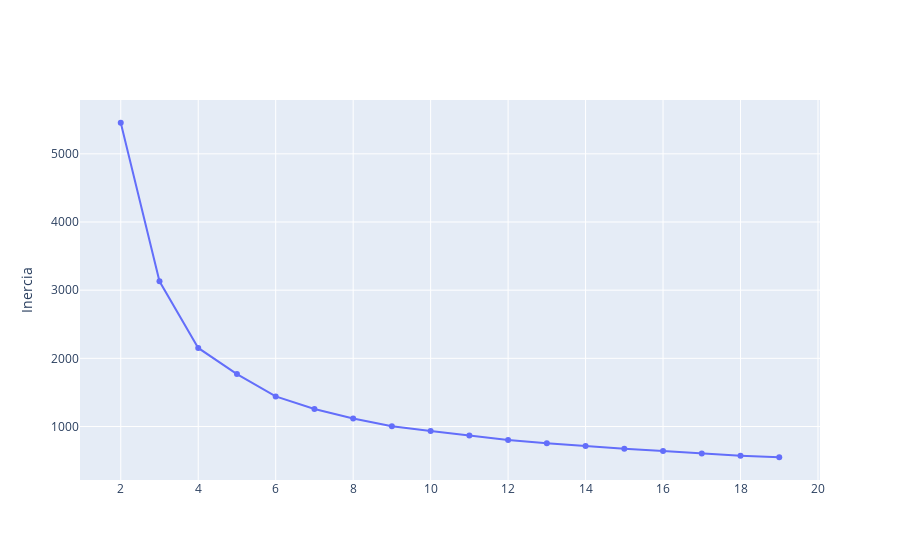

Notebook code cell kept with this figure:
### Code cell
elbow_method(rfm_escalado)

### Figure 1 — Plotly figure (JSON) as saved in the notebook; plotly's stock layout.template omitted (floating-point values rounded to 4 significant figures)
{"data": [{"mode": "lines+markers", "name": "lines+markers", "type": "scatter", "x": [2, 3, 4, 5, 6, 7, 8, 9, 10, 11, 12, 13, 14, 15, 16, 17, 18, 19], "y": [5456.0, 3130.0, 2152.0, 1770.0, 1442.0, 1256.0, 1118.0, 1005.0, 934.9, 866.1, 803.3, 755.6, 712.4, 672.4, 640.4, 602.9, 571.3, 548.7]}], "layout": {"yaxis": {"title": {"text": "Inercia"}}}}
